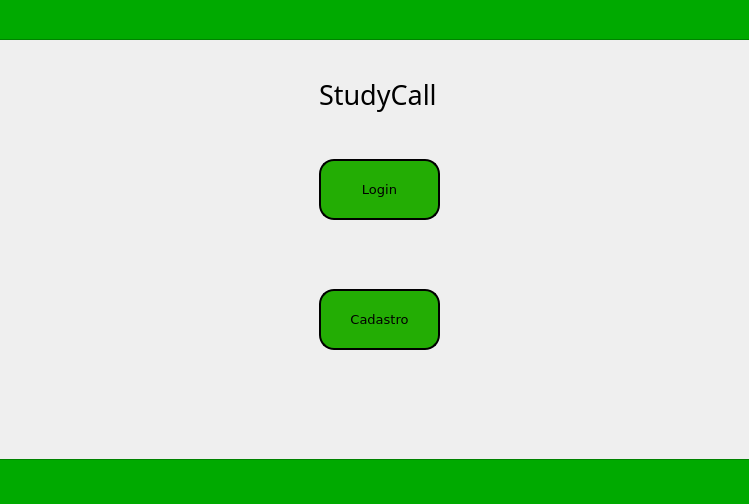
<?xml version="1.0" encoding="UTF-8"?>
<ui version="4.0">
 <class>Dialog</class>
 <widget class="QDialog" name="Dialog">
  <property name="geometry">
   <rect>
    <x>0</x>
    <y>0</y>
    <width>749</width>
    <height>504</height>
   </rect>
  </property>
  <property name="windowTitle">
   <string>Dialog</string>
  </property>
  <widget class="QFrame" name="frame">
   <property name="geometry">
    <rect>
     <x>-11</x>
     <y>-11</y>
     <width>761</width>
     <height>521</height>
    </rect>
   </property>
   <property name="frameShape">
    <enum>QFrame::StyledPanel</enum>
   </property>
   <property name="frameShadow">
    <enum>QFrame::Raised</enum>
   </property>
   <widget class="QFrame" name="verdeCima">
    <property name="geometry">
     <rect>
      <x>0</x>
      <y>0</y>
      <width>771</width>
      <height>51</height>
     </rect>
    </property>
    <property name="styleSheet">
     <string notr="true">background-color: rgb(0, 170, 0);</string>
    </property>
    <property name="frameShape">
     <enum>QFrame::StyledPanel</enum>
    </property>
    <property name="frameShadow">
     <enum>QFrame::Raised</enum>
    </property>
   </widget>
   <widget class="QFrame" name="verdeCima_2">
    <property name="geometry">
     <rect>
      <x>-10</x>
      <y>470</y>
      <width>771</width>
      <height>51</height>
     </rect>
    </property>
    <property name="styleSheet">
     <string notr="true">background-color: rgb(0, 170, 0);</string>
    </property>
    <property name="frameShape">
     <enum>QFrame::StyledPanel</enum>
    </property>
    <property name="frameShadow">
     <enum>QFrame::Raised</enum>
    </property>
   </widget>
   <widget class="QLabel" name="textoStudy">
    <property name="geometry">
     <rect>
      <x>330</x>
      <y>80</y>
      <width>131</width>
      <height>51</height>
     </rect>
    </property>
    <property name="font">
     <font>
      <family>Impact</family>
      <pointsize>20</pointsize>
     </font>
    </property>
    <property name="text">
     <string>StudyCall</string>
    </property>
   </widget>
   <widget class="QPushButton" name="btnLogin">
    <property name="geometry">
     <rect>
      <x>330</x>
      <y>170</y>
      <width>121</width>
      <height>61</height>
     </rect>
    </property>
    <property name="font">
     <font>
      <family>Verdana</family>
      <pointsize>10</pointsize>
      <weight>50</weight>
      <bold>false</bold>
     </font>
    </property>
    <property name="styleSheet">
     <string notr="true">background-color: rgb(35, 173, 4);
border-radius: 15px;
 border: 2px solid black;</string>
    </property>
    <property name="text">
     <string>Login</string>
    </property>
   </widget>
   <widget class="QPushButton" name="btnCadastro">
    <property name="geometry">
     <rect>
      <x>330</x>
      <y>300</y>
      <width>121</width>
      <height>61</height>
     </rect>
    </property>
    <property name="font">
     <font>
      <family>Verdana</family>
      <pointsize>10</pointsize>
      <weight>50</weight>
      <bold>false</bold>
     </font>
    </property>
    <property name="styleSheet">
     <string notr="true">background-color: rgb(35, 173, 4);
border-radius: 15px;
 border: 2px solid black;</string>
    </property>
    <property name="text">
     <string>Cadastro</string>
    </property>
   </widget>
  </widget>
 </widget>
 <resources/>
 <connections/>
</ui>
